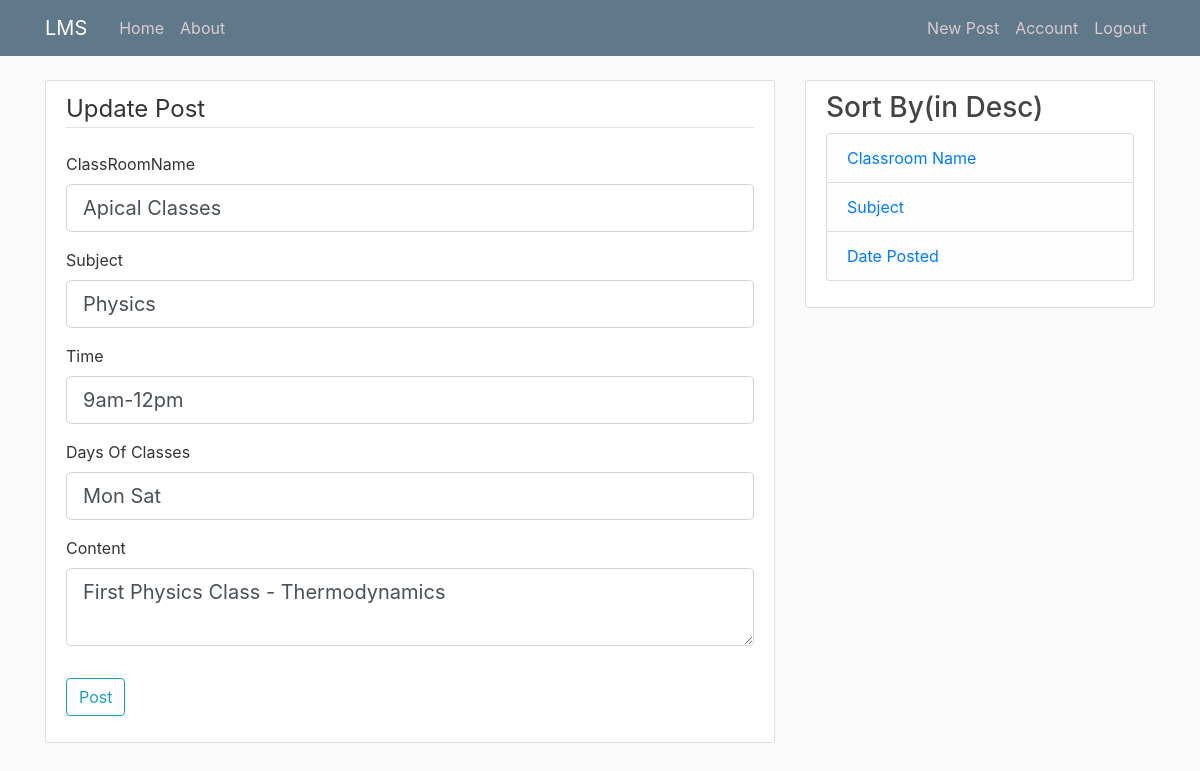
Screenshot of /post/1/update (signed in) with the database file from the repository.
### flasklms/models.py (models this page shows, shortened)
class ClassRoom(db.Model):
    id = db.Column(db.Integer, primary_key=True)
    classroomName = db.Column(db.String(100), nullable=False)
    subject=db.Column(db.String(20),nullable=False)
    time=db.Column(db.String(20),nullable=False)
    daysOfClasses=db.Column(db.String(100),nullable=False,default="Mon Wed Fri")
    date_posted = db.Column(db.DateTime, nullable=False, default=datetime.utcnow)
    content= db.Column(db.Text, nullable=False)
    user_id = db.Column(db.Integer, db.ForeignKey('user.id'), nullable=False)

### flasklms/routes.py (the view)
@app.route("/post/<int:post_id>/update", methods=['GET', 'POST'])
@login_required
def update_post(post_id):
    classroom = ClassRoom.query.get_or_404(post_id)
    if classroom.teacher != current_user:
        abort(403)
    form = PostForm()
    if form.validate_on_submit():
        classroom.classroomName = form.classroomName.data
        classroom.content = form.content.data
        classroom.subject=form.subject.data
        classroom.daysOfClasses=form.daysOfClasses.data
        classroom.time=form.time.data
        db.session.commit()
        flash('Your classroom has been updated!', 'success')
        return redirect(url_for('post', post_id=classroom.id))
    elif request.method == 'GET':
        form.classroomName.data = classroom.classroomName
        form.content.data = classroom.content
        form.subject.data=classroom.subject
        form.time.data=classroom.time
        form.daysOfClasses.data=classroom.daysOfClasses
    return render_template('create_post.html', title='Update Post',
                           form=form, legend='Update Post')

### flasklms/forms.py
class PostForm(FlaskForm):
    classroomName = StringField('ClassRoomName', validators=[DataRequired()])
    subject=StringField("Subject",validators=[DataRequired()])
    time=StringField("Time", validators=[DataRequired()])
    daysOfClasses=StringField("Days Of Classes",validators=[DataRequired()])
    content = TextAreaField('Content', validators=[DataRequired()])
    submit = SubmitField('Post')

### flasklms/models.py (called while the page is built)
@login_manager.user_loader
def load_user(user_id):
    return User.query.get(int(user_id))

### flasklms/templates/create_post.html (shortened to what this page needs)
{% extends "layout.html" %}
{% block content %}
<div class="content-section">
    <form method="POST" action="">
        <fieldset class="form-group">
            <legend class="border-bottom mb-4">{{ legend }}</legend>
            <div class="form-group">
                {{ form.classroomName.label(class="form-control-label") }}
                {% if form.classroomName.errors %}
                    {{ form.classroomName(class="form-control form-control-lg is-invalid") }}
                    <div class="invalid-feedback">
                        {% for error in form.classroomName.errors %}
                            <span>{{ error }}</span>
                        {% endfor %}
                    </div>
                {% else %}
                    {{ form.classroomName(class="form-control form-control-lg") }}
                {% endif %}
            </div>
            <div class="form-group">
                {{ form.subject.label(class="form-control-label") }}
                {% if form.subject.errors %}
                    {{ form.subject(class="form-control form-control-lg is-invalid") }}
                    <div class="invalid-feedback">
                        {% for error in form.subject.errors %}
                            <span>{{ error }}</span>
                        {% endfor %}
                    </div>
                {% else %}
                    {{ form.subject(class="form-control form-control-lg") }}
                {% endif %}
            </div>
            <div class="form-group">
                {{ form.time.label(class="form-control-label") }}
                {% if form.time.errors %}
                    {{ form.time(class="form-control form-control-lg is-invalid") }}
                    <div class="invalid-feedback">
                        {% for error in form.time.errors %}
                            <span>{{ error }}</span>
                        {% endfor %}
                    </div>
                {% else %}
                    {{ form.time(class="form-control form-control-lg") }}
                {% endif %}
            </div>
            <div class="form-group">
                {{ form.daysOfClasses.label(class="form-control-label") }}
                {% if form.daysOfClasses.errors %}
                    {{ form.daysOfClasses(class="form-control form-control-lg is-invalid") }}
                    <div class="invalid-feedback">
                        {% for error in form.daysOfClasses.errors %}
                            <span>{{ error }}</span>
                        {% endfor %}
                    </div>
                {% else %}
                    {{ form.daysOfClasses(class="form-control form-control-lg") }}
                {% endif %}
            </div>
            <div class="form-group">
                {{ form.content.label(class="form-control-label") }}
                {% if form.content.errors %}
                    {{ form.content(class="form-control form-control-lg is-invalid") }}
                    <div class="invalid-feedback">
                        {% for error in form.content.errors %}
                            <span>{{ error }}</span>
                        {% endfor %}
                    </div>
                {% else %}
                    {{ form.content(class="form-control form-control-lg") }}
                {% endif %}
            </div>
        </fieldset>
        <div class="form-group">
            {{ form.submit(class="btn btn-outline-info") }}
        </div>
    </form>
</div>
{% endblock content %}

### flasklms/static/main.css (style rules this page uses)
body { background: #fafafa; color: #333333; margin-top: 5rem; }
.content-section { background: #ffffff; padding: 10px 20px; border: 1px solid #dddddd; border-radius: 3px; margin-bottom: 20px; }

### rows the page displays
ClassRoom: classroomName "Apical Classes", subject "Physics", time "9am-12pm", daysOfClasses "Mon Sat", content "First Physics Class - Thermodynamics"

### other values shown
{{ legend }} "Update Post"
